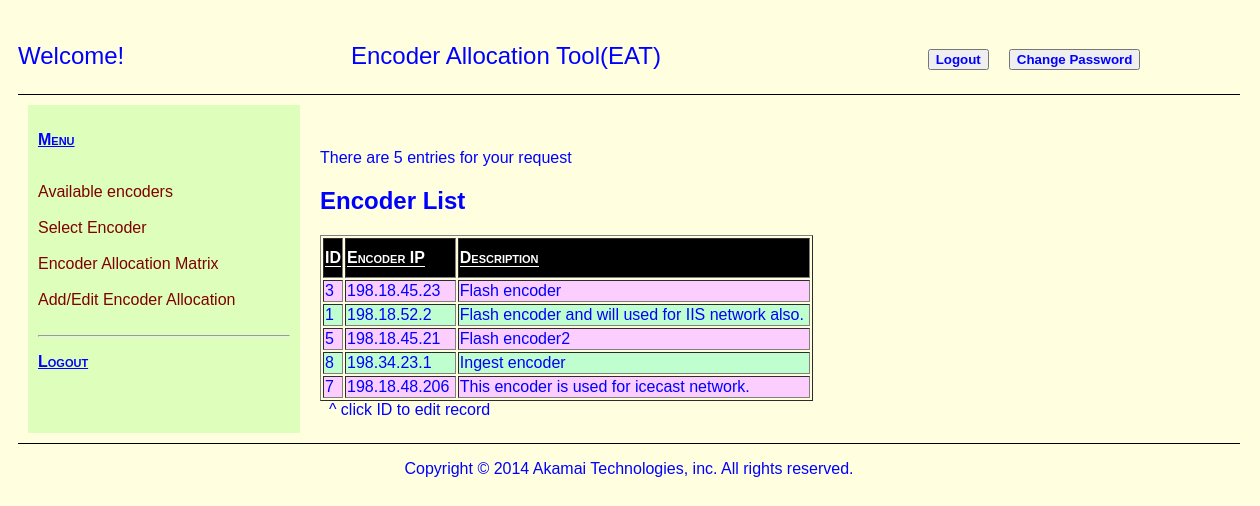
The app's page /index.php?content=availableEncoders&orderClause=encoderInfo (signed in) with its own data.
### tables this page shows
CREATE TABLE IF NOT EXISTS `eEncoder` (
`ID` int(11) NOT NULL,
  `encoderIP` bigint(11) NOT NULL,
  `encoderInfo` varchar(1000) NOT NULL
);

### includes/encodersList.php (the view, shortened to what this page needs)
<?php
$thisScriptName = 'index.php?content=availableEncoders';
$orderClause = $_GET["orderClause"];
	$tCompany_SQLselect = "SELECT * ";
	$tCompany_SQLselect .= "FROM ";
	$tCompany_SQLselect .= "eEncoder ";
	$tCompany_SQLselect .= "ORDER BY ";
	$tCompany_SQLselect .= "eEncoder.".$orderClause;
	$tCompany_SQLselect_Query = mysql_query($tCompany_SQLselect);
	$num_rows = mysql_num_rows($tCompany_SQLselect_Query);
	echo '<p> There are '.$num_rows.'&nbsp;entries for your request';
$header_ID = '<a href="'.$thisScriptName.'&orderClause=ID"><span class="tableHeader">ID</span></a>';
$header_EncoderIP = '<a href="'.$thisScriptName.'&orderClause=encoderIP"><span class="tableHeader">Encoder IP</span></a>';
$header_EncoderInfo = '<a href="'.$thisScriptName.'&orderClause=encoderInfo"><span class="tableHeader">Description</span></a>';
	echo '<h2>Encoder List</h2>';
	echo '<table border="1">';
		echo '<tr class="tableHeader" height="40px">';
			echo '<td>'.$header_ID.'</td>';
			echo '<td>'.$header_EncoderIP.'</td>';
			echo '<td>'.$header_EncoderInfo.'</td>';
		echo '</tr>';
		$indx = 0;
		while ($row = mysql_fetch_array($tCompany_SQLselect_Query, MYSQL_ASSOC)) {
			$ID = $row['ID'];
			$encoderIP = long2ip($row['encoderIP']);
			$encoderInfo = $row['encoderInfo'];
			$linkToList = '<a href="index.php?content=listSelectedAllocation&encoderID='.$ID.'">'.$ID.'</a>';
			if (($indx % 2) == 1) {$rowClass = 'class="trOdd"'; } else { $rowClass = 'class="trEven"'; }
			echo '<tr '.$rowClass.'>';
				echo '<td>'.$linkToList.'&nbsp;</td>';
				echo '<td>'.$encoderIP.'&nbsp;</td>';
				echo '<td>'.$encoderInfo.'&nbsp;</td>';
			echo '</tr>';
	  		$indx++;
		}
	echo '</table>';
	echo ' &nbsp;&nbsp;^ click ID to edit record';
?>

### css/encoder_style.css (style rules this page uses)
body { font-family: arial, helvetica, sans-serif; color:#0000FF; text-decoration: none; background-color: lightyellow; }
a { color:#0000FF; text-decoration: none; }
a .tableHeader { background-color: #000000; color: white; font-weight: bold; border-bottom:1px solid; }
.trOdd { background-color: #BFFFCF; }
.trEven { background-color: #FCCDFF; }
.tableHeader { background-color: #000000; color: white; font-variant: small-caps; }

### records on screen
eencoder: ID "3", encoderIP "198.18.45.23", encoderInfo "Flash encoder"
eencoder: ID "1", encoderIP "198.18.52.2", encoderInfo "Flash encoder and will used for IIS network also."
eencoder: ID "5", encoderIP "198.18.45.21", encoderInfo "Flash encoder2"
eencoder: ID "8", encoderIP "198.34.23.1", encoderInfo "Ingest encoder"
eencoder: ID "7", encoderIP "198.18.48.206", encoderInfo "This encoder is used for icecast network."

### other values on screen
$num_rows "5"
